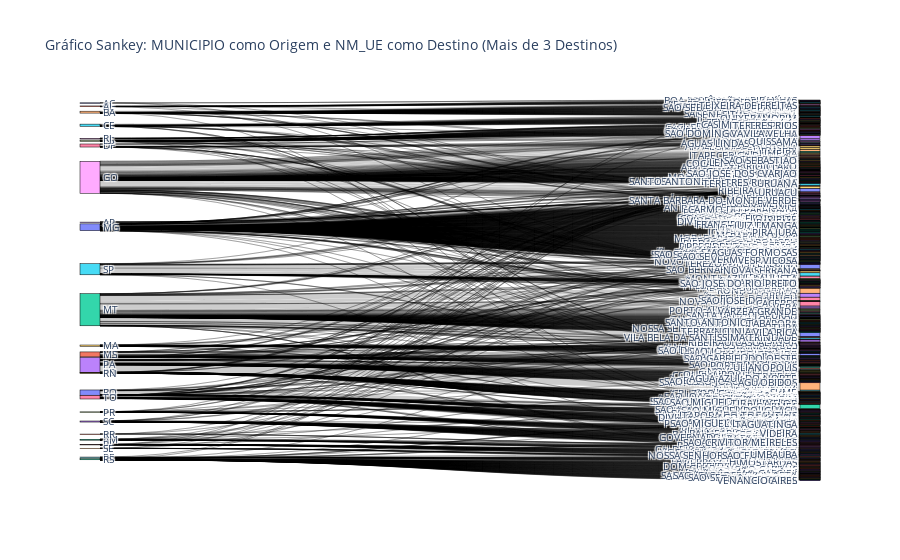

Notebook cell for this chart:
### Code cell
import pandas as pd
import plotly.graph_objects as go

# Supondo que doadores_infratores seja seu DataFrame
# Verifique se a coluna MUNICIPIO é uma lista e exploda, se necessário
if isinstance(doadores_infratores['UF'].iloc[0], list):
    explodido = doadores_infratores.explode('UF')
else:
    explodido = doadores_infratores

# Agrupar por MUNICIPIO e NM_UE, somando VR_RECEITA
agrupado = explodido.groupby(['UF', 'NM_UE'])['VR_RECEITA'].sum().reset_index()

# Filtrar para mostrar apenas onde MUNICIPIO e NM_UE são diferentes
agrupado_diferentes = agrupado[agrupado['UF'] != agrupado['NM_UE']]

# Contar destinos diferentes para cada MUNICIPIO
contagem_destinos = agrupado_diferentes.groupby('UF')['NM_UE'].nunique().reset_index()

# Filtrar para incluir apenas MUNICIPIOS com mais de 3 destinos diferentes
municipios_filtrados = contagem_destinos[contagem_destinos['NM_UE'] > 1]['UF']

# Filtrar o DataFrame original para incluir apenas os MUNICIPIOS filtrados
agrupado_final = agrupado_diferentes[agrupado_diferentes['UF'].isin(municipios_filtrados)]

# Obter as origens e destinos
origens = agrupado_final['UF']
destinos = agrupado_final['NM_UE']
valores = agrupado_final['VR_RECEITA']

# Criar um mapeamento de índices para as origens e destinos
todos_os_nodos = pd.Series(pd.concat([origens, destinos]).unique())

# Criar índices para as origens e destinos
origem_indices = [todos_os_nodos[todos_os_nodos == o].index[0] for o in origens]
destino_indices = [todos_os_nodos[todos_os_nodos == d].index[0] for d in destinos]

# Criar o gráfico Sankey
fig = go.Figure(data=[go.Sankey(
    node=dict(
        pad=15,
        thickness=20,
        line=dict(color='black', width=0.5),
        label=todos_os_nodos.values,
    ),
    link=dict(
        source=origem_indices,
        target=destino_indices,
        value=valores
    )
)])

fig.update_layout(title_text='Gráfico Sankey: MUNICIPIO como Origem e NM_UE como Destino', font_size=10)
fig.show()

### Figure 1 — Plotly figure (JSON) as saved in the notebook; plotly's stock layout.template omitted (floating-point values rounded to 4 significant figures; data arrays with more than 128 entries replaced by an {"elided": "..."} marker saying what was removed)
{"data": [{"link": {"source": {"elided": "1356 int values"}, "target": {"elided": "1356 int values"}, "value": {"elided": "1356 float values"}}, "node": {"label": {"elided": "1162 str values"}, "line": {"color": "black", "width": 0.5}, "pad": 15, "thickness": 20}, "type": "sankey"}], "layout": {"font": {"size": 10}, "title": {"text": "Gráfico Sankey: MUNICIPIO como Origem e NM_UE como Destino (Mais de 3 Destinos)"}}}
